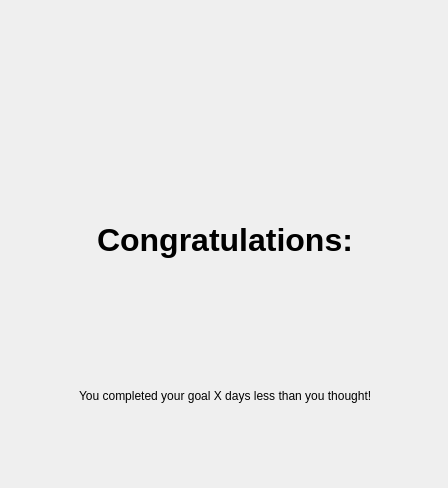
<?xml version="1.0" encoding="UTF-8"?>
<ui version="4.0">
 <class>Dialog</class>
 <widget class="QDialog" name="Dialog">
  <property name="geometry">
   <rect>
    <x>0</x>
    <y>0</y>
    <width>448</width>
    <height>488</height>
   </rect>
  </property>
  <property name="windowTitle">
   <string>Dialog</string>
  </property>
  <widget class="QWidget" name="verticalLayoutWidget">
   <property name="geometry">
    <rect>
     <x>30</x>
     <y>10</y>
     <width>391</width>
     <height>461</height>
    </rect>
   </property>
   <layout class="QVBoxLayout" name="verticalLayout">
    <item>
     <widget class="QLabel" name="label">
      <property name="text">
       <string>&lt;html&gt;&lt;head/&gt;&lt;body&gt;&lt;p&gt;&lt;img src=&quot;:/star/star.png&quot;/&gt;&lt;/p&gt;&lt;/body&gt;&lt;/html&gt;</string>
      </property>
     </widget>
    </item>
    <item alignment="Qt::AlignHCenter">
     <widget class="QLabel" name="label_2">
      <property name="text">
       <string>&lt;html&gt;&lt;head/&gt;&lt;body&gt;&lt;p&gt;&lt;span style=&quot; font-size:24pt; font-weight:600;&quot;&gt;Congratulations:&lt;/span&gt;&lt;/p&gt;&lt;/body&gt;&lt;/html&gt;</string>
      </property>
     </widget>
    </item>
    <item alignment="Qt::AlignHCenter">
     <widget class="QLabel" name="label_3">
      <property name="text">
       <string>You completed your goal X days less than you thought!</string>
      </property>
     </widget>
    </item>
   </layout>
  </widget>
 </widget>
 <resources>
  <include location="star.qrc"/>
 </resources>
 <connections/>
</ui>
